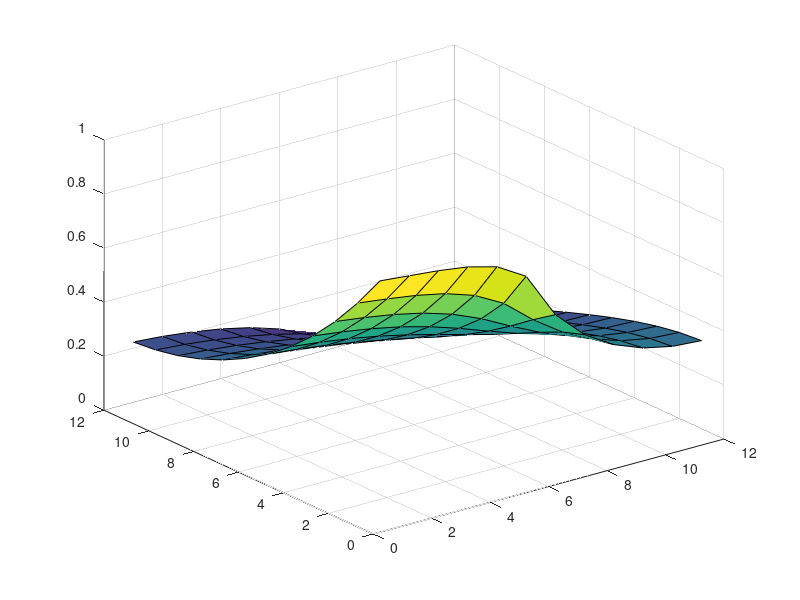

This figure's MATLAB source:
% solution of 2D diffusion-decay equation using sparse matrix
%
%  E.Holzbecher,    19.3.2011 
%
%--------------------------------------------------
nx = 12; ny = 12;                  % dimensions in x- and y-direction
h = 1/4;                           % grid spacing

% boundary type indicators (1=Dirichlet, 0=Neumann no-flow)
ltop = logical(zeros(1,nx));         % top
lbottom = logical(zeros(1,nx));      % bottom
lleft = logical([ones(6,1) zeros(6,1)]);       % left
lright = logical([zeros(6,1) ones(6,1)]);      % right

% boundary values (Dirichlet only)
btop = ones(1,nx);                  % top
bbottom = zeros(1,nx);              % bottom
bleft = ones(ny,1);                 % left
bright = zeros(ny,1);               % right

q = zeros(nx,ny);                   % right hand side (source term)
D = 1.e-5;                          % diffusivity
lambda = 2.e-7;                     % decay constant 

N = nx*ny;
d = [-nx,-1,0,1,nx];
B = [ones(N,2) -(4+lambda/D)*ones(N,1) ones(N,2)];
q = reshape(q,N,1);
b = -h*h*q.*ones(N,1)/D;
for i = 1:nx
    if ltop(i)
        b(i) = b(i)-btop(i);
    else
        B(i,3) = -3;
        %B(i-1,1) = 0;
    end
    if lbottom(i)
        b(N-nx+i) = b(N-nx+i)-bbottom(i);
    else
        B(N-nx+i,3) = -3;
        % B(N-nx+i,5) = 0;
    end
end
for i = 1:ny
    B(i*nx,2) = 0; 
    if i<ny B(i*nx+1,4) = 0; end    
    if lleft(i)
        b((i-1)*nx+1) = b((i-1)*nx+1)-bleft(i);
    else
        B((i-1)*nx+1,3) = B((i-1)*nx+1,3)+1;
    end
    if lright(i)
        b(i*nx) = b(i*nx)-bright(i);
    else
        B(i*nx,3) = B(i*nx,3)+1;
    end
end

A = spdiags(B,d,N,N);

% processing: solution
U = A\b;
U = reshape(U,nx,ny);

% check & visualize
4*del2(U) 
surf (U)
